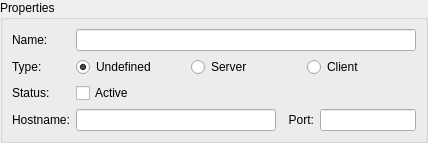
<?xml version="1.0" encoding="UTF-8"?>
<ui version="4.0">
 <class>qSlicerIGTLConnectorPropertyWidget</class>
 <widget class="QWidget" name="qSlicerIGTLConnectorPropertyWidget">
  <property name="geometry">
   <rect>
    <x>0</x>
    <y>0</y>
    <width>428</width>
    <height>132</height>
   </rect>
  </property>
  <property name="windowTitle">
   <string>Form</string>
  </property>
  <layout class="QVBoxLayout" name="verticalLayout">
   <property name="margin">
    <number>0</number>
   </property>
   <item>
    <widget class="QGroupBox" name="ConnectorPropertyFrame">
     <property name="title">
      <string>Properties</string>
     </property>
     <layout class="QFormLayout" name="formLayout">
      <item row="0" column="0">
       <widget class="QLabel" name="ConnectorNameLabel">
        <property name="text">
         <string>Name:</string>
        </property>
       </widget>
      </item>
      <item row="0" column="1">
       <widget class="QLineEdit" name="ConnectorNameEdit"/>
      </item>
      <item row="1" column="0">
       <widget class="QLabel" name="ConnectorTypeLabel">
        <property name="text">
         <string>Type:</string>
        </property>
       </widget>
      </item>
      <item row="1" column="1">
       <layout class="QHBoxLayout" name="horizontalLayout">
        <item>
         <widget class="QRadioButton" name="ConnectorNotDefinedRadioButton">
          <property name="text">
           <string>Undefined</string>
          </property>
          <property name="checked">
           <bool>true</bool>
          </property>
         </widget>
        </item>
        <item>
         <widget class="QRadioButton" name="ConnectorServerRadioButton">
          <property name="text">
           <string>Server</string>
          </property>
         </widget>
        </item>
        <item>
         <widget class="QRadioButton" name="ConnectorClientRadioButton">
          <property name="text">
           <string>Client</string>
          </property>
         </widget>
        </item>
       </layout>
      </item>
      <item row="3" column="0">
       <widget class="QLabel" name="ConnectorHostnameLabel">
        <property name="text">
         <string>Hostname:</string>
        </property>
       </widget>
      </item>
      <item row="3" column="1">
       <widget class="QFrame" name="ConnectorAddressFrame">
        <property name="frameShape">
         <enum>QFrame::NoFrame</enum>
        </property>
        <property name="frameShadow">
         <enum>QFrame::Plain</enum>
        </property>
        <layout class="QHBoxLayout" name="horizontalLayout_3">
         <property name="margin">
          <number>0</number>
         </property>
         <item>
          <widget class="QLineEdit" name="ConnectorHostNameEdit">
           <property name="sizePolicy">
            <sizepolicy hsizetype="Expanding" vsizetype="Fixed">
             <horstretch>0</horstretch>
             <verstretch>0</verstretch>
            </sizepolicy>
           </property>
           <property name="minimumSize">
            <size>
             <width>200</width>
             <height>0</height>
            </size>
           </property>
           <property name="inputMethodHints">
            <set>Qt::ImhUrlCharactersOnly</set>
           </property>
          </widget>
         </item>
         <item>
          <widget class="QLabel" name="ConnectorPortLabel">
           <property name="text">
            <string>  Port:</string>
           </property>
          </widget>
         </item>
         <item>
          <widget class="QLineEdit" name="ConnectorPortEdit">
           <property name="sizePolicy">
            <sizepolicy hsizetype="Fixed" vsizetype="Fixed">
             <horstretch>0</horstretch>
             <verstretch>0</verstretch>
            </sizepolicy>
           </property>
           <property name="minimumSize">
            <size>
             <width>50</width>
             <height>0</height>
            </size>
           </property>
           <property name="inputMethodHints">
            <set>Qt::ImhDigitsOnly</set>
           </property>
          </widget>
         </item>
        </layout>
       </widget>
      </item>
      <item row="2" column="0">
       <widget class="QLabel" name="ConnectorStateLabel">
        <property name="text">
         <string>Status:</string>
        </property>
       </widget>
      </item>
      <item row="2" column="1">
       <widget class="QCheckBox" name="ConnectorStateCheckBox">
        <property name="text">
         <string>Active</string>
        </property>
       </widget>
      </item>
     </layout>
    </widget>
   </item>
  </layout>
 </widget>
 <resources/>
 <connections/>
</ui>
